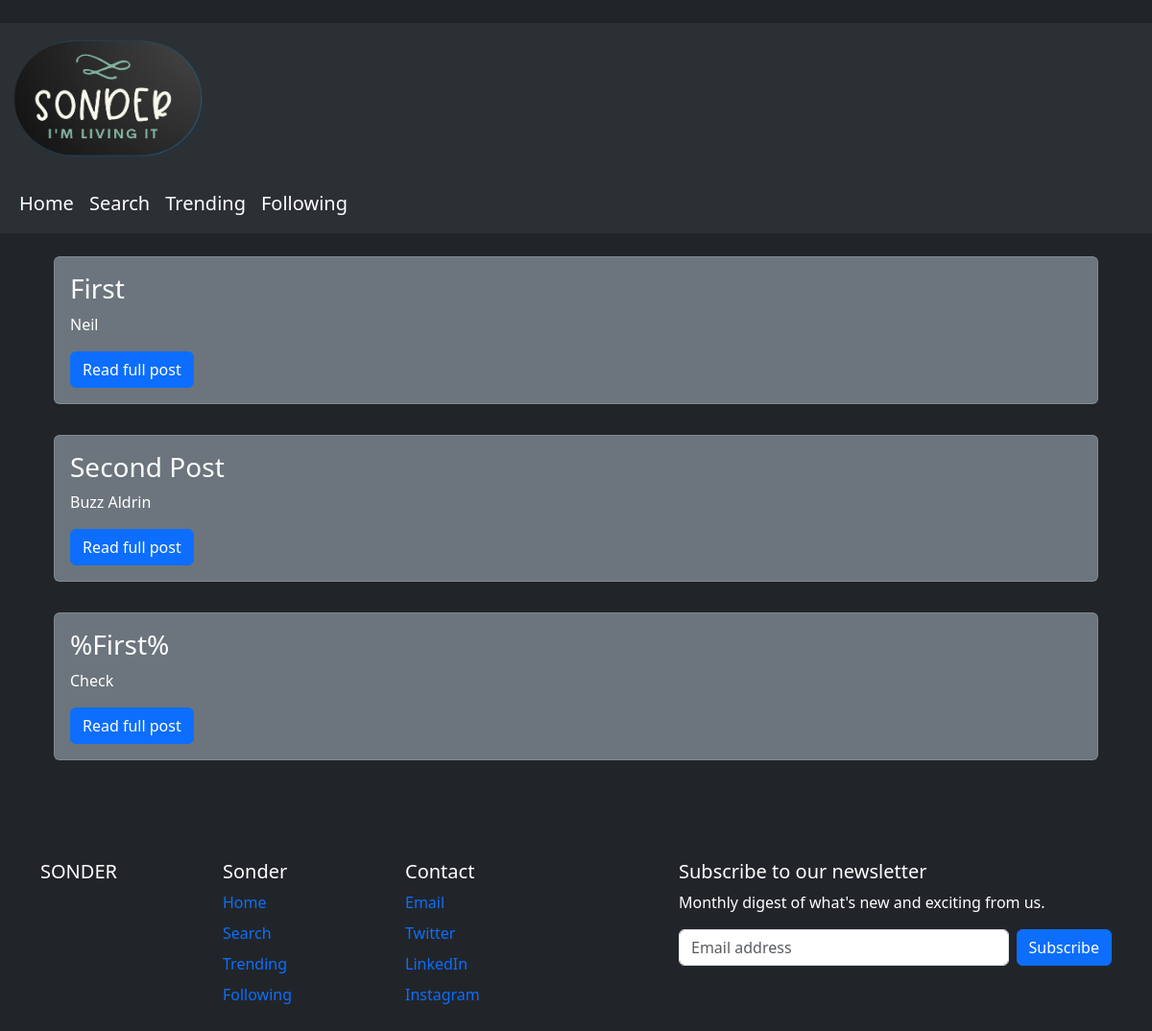
Before: / with the older database file.
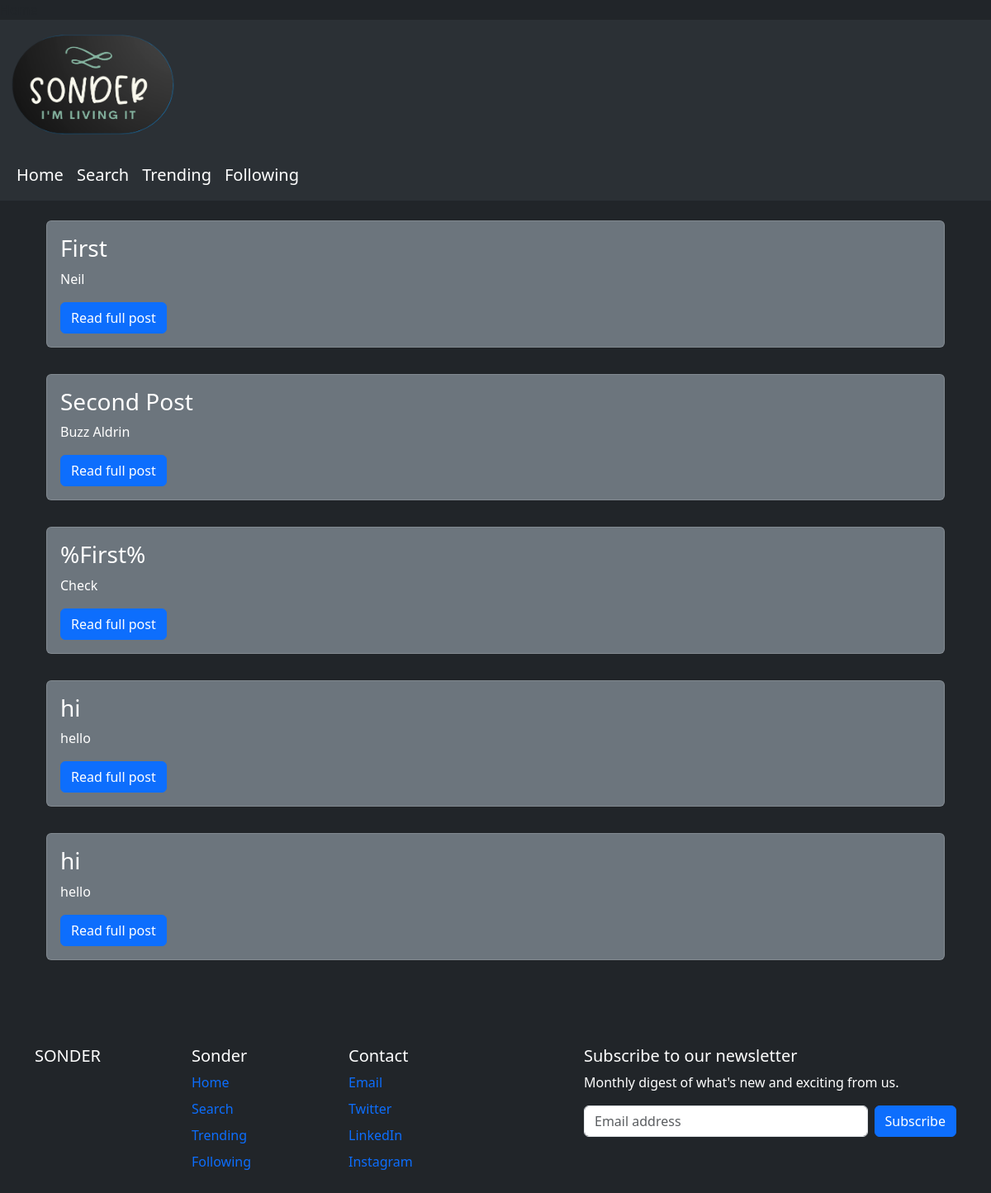
After: the same page with the newer database file.
### tables this page shows
CREATE TABLE posts (
    id INTEGER PRIMARY KEY AUTOINCREMENT,
    created TIMESTAMP NOT NULL DEFAULT CURRENT_TIMESTAMP,
    title TEXT NOT NULL,
    content TEXT NOT NULL
);

### app.py (the view)
@app.route('/')
def home():
    conn = get_db_connection()
    posts = conn.execute('SELECT * FROM posts').fetchall()
    conn.close()
    return render_template('index.html',posts=posts)

### app.py (called while the page is built)
def get_db_connection():
    conn = sqlite3.connect('database.db')
    conn.row_factory = sqlite3.Row
    return conn

### templates/index.html (shortened to what this page needs)
{% extends 'base.html' %}
{% block body %}
{% for post in posts %}
<div class="d-grid gap-3">
        <div class="p-2 bg-dark text-white mx-5 mt-3" data-bs-theme="dark">
            <div class="card bg-secondary text-white" data-bs-theme = "dark">
                <div class="card-body">
                  <h3 class="card-title">{{post.title}}</h3>
                  <p class="card-text">{{post.content}}</p>
                  <a href="{{post.id}}" class="btn btn-primary">Read full post</a>
                </div>
              </div>
        </div>
  </div>
{% endfor %}
{% endblock %}

Changed rows visible on the page:
added posts: title "hi", content "hello"
added posts: title "hi", content "hello"
